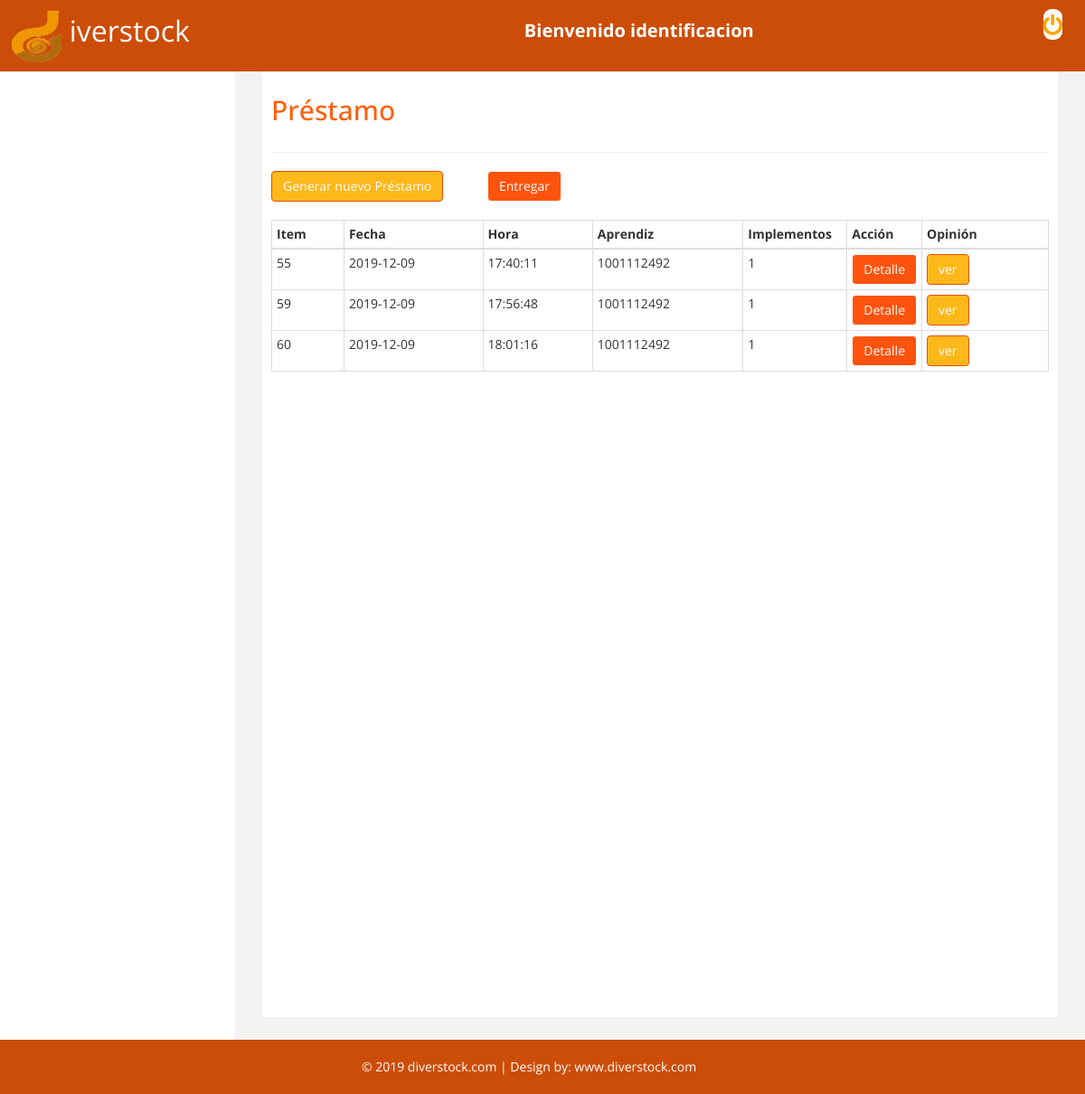
The app's page /diverstock/view/prestamo.php (signed in) with its own data.
### tables this page shows
CREATE TABLE `prestamo` (
  `id_prestamo` int(11) NOT NULL,
  `fecha_prestamo` date NOT NULL,
  `hora_prestamo` time NOT NULL,
  `estado` char(1) DEFAULT 'A',
  `numidentifi_persona` int(11) DEFAULT NULL
);

### diverstock/class/classPrestamos.php (the view, shortened to what this page needs)
<?php
class sistema{
	function MostrarPrestamos(){
		$mysqli=new mysqli('localhost', 'root', '', 'diverstock') or die(mysqli_error($mysqli));
		$sql=$mysqli->query("SELECT * FROM prestamo WHERE estado='A'");
        if(mysqli_num_rows($sql)>0){
        	while($mostrar=mysqli_fetch_array($sql)){
        		$elemen=mysqli_num_rows($mysqli->query("SELECT * FROM detalle_prestamo where id_prestamo='".$mostrar['id_prestamo']."'"));
        		echo'<tr>
                        <td>'.$mostrar['id_prestamo'].'</td>
                        <td>'.$mostrar['fecha_prestamo'].'</td>
                        <td>'.$mostrar['hora_prestamo'].'</td>
                        <td>'.$mostrar['numidentifi_persona'].'</td>
                        <td>'.$elemen.'</td>
                        <td><a href="detalle.php?detalle='.$mostrar['id_prestamo'].'" class="btn btn-danger">Detalle</a>
                        </td>
                        <td>
                        <a href="veropinion.php?ver='.$mostrar['id_prestamo'].'" class="btn btn-info">ver</a>
                        </td>
        		     </tr>';
        	}
        }else{
        	echo'<tr><td>No se encontraron registros....</td></tr>';
        }
	}
}
 ?>

### diverstock/assets/css/custom.css (style rules this page uses)
body { font-family: 'Open Sans', sans-serif; margin: 0; }

### records on screen
prestamo: id_prestamo "55", fecha_prestamo "2019-12-09", hora_prestamo "17:40:11", numidentifi_persona "1001112492", elemen "1"
prestamo: id_prestamo "59", fecha_prestamo "2019-12-09", hora_prestamo "17:56:48", numidentifi_persona "1001112492", elemen "1"
prestamo: id_prestamo "60", fecha_prestamo "2019-12-09", hora_prestamo "18:01:16", numidentifi_persona "1001112492", elemen "1"
